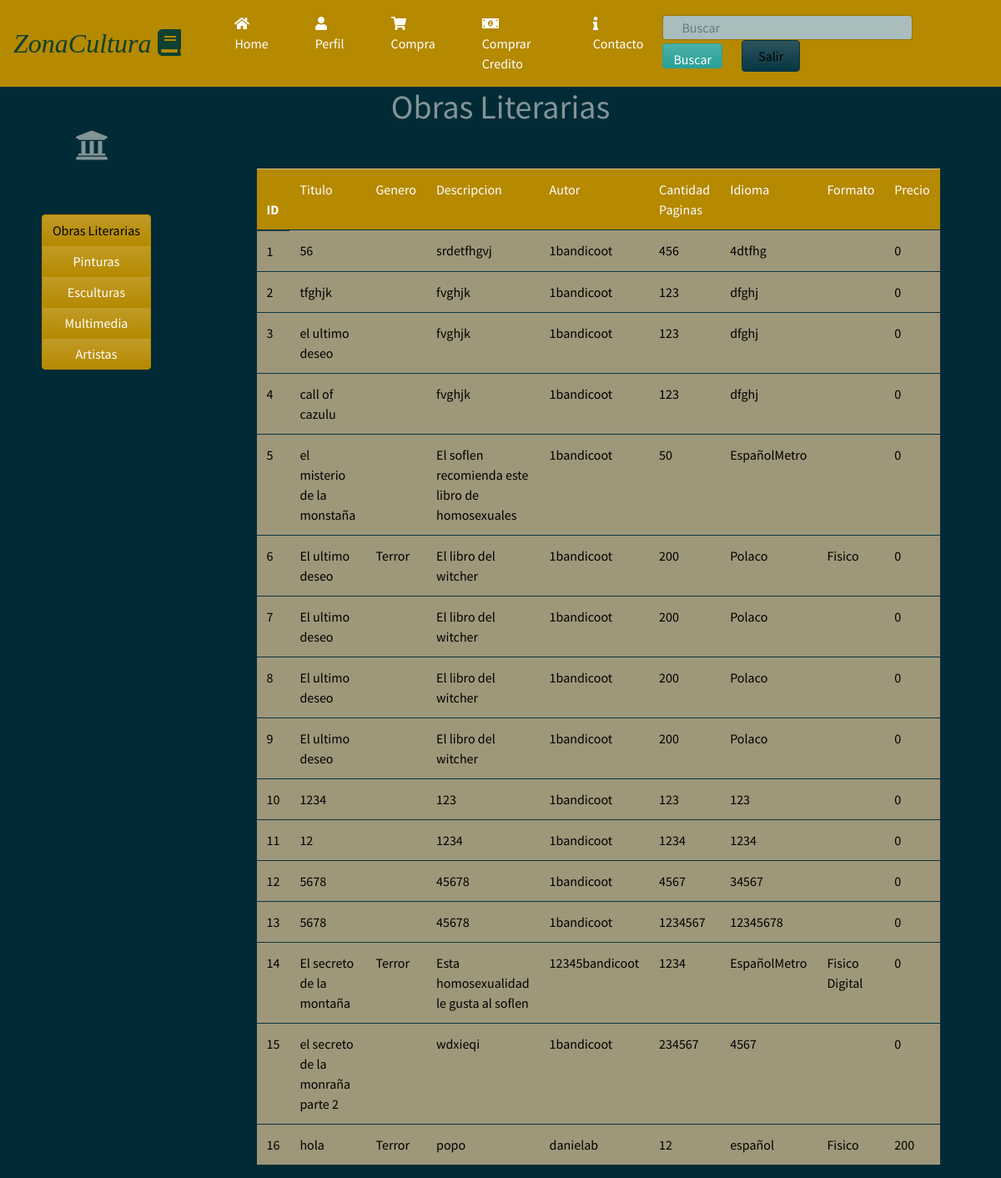
Page /CatalogoLibros (signed in) on the committed database.
### homePage/models.py (models this page shows, shortened)
class infoLibro(models.Model):
	user=models.ForeignKey(User,on_delete=models.SET_NULL, null=True)
	genero= models.ManyToManyField(GeneroLiterario)
	formato=models.ManyToManyField(FormatoLiterario)
	Titulo= models.CharField(max_length=50)
	Descripcion=models.TextField(max_length=2000)
	ISBN= models.IntegerField()
	PrecioLibro= models.IntegerField(default=0)
	CantidadPaginas=models.IntegerField()
	Idioma=models.CharField(max_length=15)
	imagen=models.ImageField(upload_to='images/books/covers/',default='images/books/covers/default.jpg', null=True,blank=True )

class GeneroLiterario(models.Model):
	nombre=models.CharField(max_length=50)

class FormatoLiterario(models.Model):
	nombre=models.CharField(max_length=50)

### homePage/views.py (the view)
# urls.py: url(r'^CatalogoLibros$',views.libros_view, name='catalogo libros'),
@login_required(login_url='/')
def libros_view(request):
	libros=infoLibro.objects.all()
	contexto={'libros':libros}
	return render(request, 'catalogolibros.html',contexto)

### homePage/templates/catalogolibros.html (shortened to what this page needs)
{% load staticfiles %}
<!DOCTYPE html>
<html>
<head>
  <link rel="stylesheet" type="text/css" href="{% static 'css/bootstrap1.min.css' %}">
  <link rel="stylesheet" href="https://use.fontawesome.com/releases/v5.0.8/css/solid.css">
    <link rel="stylesheet" href="static/css/paginahome.css">
</head>
<body>
  <nav class="navbar navbar-expand-lg navbar-dark bg-primary">
      <a class="navbar-brand"><em><font size="6" color="#0F4030" face="Trebuchet MS">ZonaCultura  <i class="fas fa-book"></i></font></em></a>
    <div class="collapse navbar-collapse" id="navbarColor01">
      <ul class="navbar-nav mr-auto">
          <li class="nav-item active">
            <a class="nav-link" href="/HomePage"><i class="fas fa-home"></i> Home<span class="sr-only">(current)</span></a>
          </li>
          <li class="nav-item active">
            <a class="nav-link" href="Perfil"><i class="fas fa-user"></i> Perfil</a>
          </li>
          <li class="nav-item active">
            <a class="nav-link" href="CarritoVista"><i class="fas fa-shopping-cart"></i> Compra</a>
          </li>
          <li class="nav-item active">
            <a class="nav-link" href="CompraCredito"><i class="fas fa-money-bill-alt"></i> Comprar Credito</a>
          </li>
          <li class="nav-item active">
            <a class="nav-link" href=""><i class="fas fa-info"></i>  Contacto</a>
          </li>
      </ul>
      <form class="form-inline my-2 my-lg-2">
        <div class="col-12">
            <input class="form-control mr-sm-0" type="text" placeholder="Buscar" id="input-search">
            <button class="btn btn-success" type="submit" id="Buscar">Buscar</button>
            <button class="btn btn-dark my-5 my-sm-0" type="submit" id="Salir"><a href="">Salir</a></button>
          </div>
      </form>
    </div>
  </nav>
<div>
    <div class="row">
      <div class="col col-3">
        <h1><i class="fas fa-university" id="lll"></i></h1>
          <div class="btn-group-vertical" data-toggle="buttons">
            <button type="button" class="btn btn-primary"><a href="CatalogoLibros">Obras Literarias</a></button>
            <button type="button" class="btn btn-primary">Pinturas</button>
            <button type="button" class="btn btn-primary">Esculturas</button>
            <button type="button" class="btn btn-primary">Multimedia</button>
            <button type="button" class="btn btn-primary">Artistas</button>
          </div>
      </div>
      <div class="col col-6">
        <div class="container-lit conteiner">
          <h1 align="center">Obras Literarias</h1>
          <form class="site-form" method="post">
            <table class="table table-hover">
              <thead>
                <tr class="table-primary">
                  <th scope="row">ID</th>
                  <td>Titulo</td>
                  <td>Genero</td>
                  <td>Descripcion</td>
                  <td>Autor</td>
                  <td>Cantidad Paginas</td>
                  <td>Idioma</td>
                  <td>Formato</td>
                  <td>Precio</td>
                </tr>
              </thead>
              <tbody>
                {% if libros %}
                {% for libro in libros %}
                <tr>
                  <td><a href="Producto/ContenidoLiterario/{{libro.pk}}">{{libro.pk}}</td>
                  <td>{{libro.Titulo}}</a></td>
                  <td>
                  {% for genero in libro.genero.all %}
                  {{genero.nombre}}
                  {% endfor %}
                  </td>
                  <td>{{libro.Descripcion}}</td>
                  <td>{{libro.user.username}}</td>
                  <td>{{libro.CantidadPaginas}}</td>
                  <td>{{libro.Idioma}}</td>
                  <td>
                  {% for formato in libro.formato.all %}
                  {{formato.nombre}}
                  {% endfor %}
                  </td>
                  <td>{{libro.PrecioLibro}}</td>
                </tr>
                {% endfor %}
                {% else %}
                <h1>No hay registros de libros</h1>
                {% endif %}
              </tbody>
            </table>
          </form>
        </div>
      </div>
      <div class="col col-3"></div>
    </div>
  </div>

### homePage/static/css/paginahome.css (style rules this page uses)
#input-search { width: 300px; height: 30px; text-indent: 10px; }
#Salir { width: 70px; margin-left: 20px; margin-right: 0 auto; background-color: #F59251; }
#Buscar { height: 30px; }
.table { margin-top: 50px; border-color: #000; background-color: #9F977A; color: black; }
.btn-group-vertical { margin-top: 0px; padding-top: 50px; margin-left: 50px; }
#lll { margin-top: 50px; margin-left: 90px; margin-bottom: 0px; }
.nav-link { margin-left: 40px; }
.btn a { color: black; }
td a { color: black; }

### rows in the picture
infoLibro: pk "1", Titulo "56", Descripcion "srdetfhgvj", user.username "1bandicoot", CantidadPaginas "456", Idioma "4dtfhg", PrecioLibro "0"
infoLibro: pk "2", Titulo "tfghjk", Descripcion "fvghjk", user.username "1bandicoot", CantidadPaginas "123", Idioma "dfghj", PrecioLibro "0"
infoLibro: pk "3", Titulo "el ultimo deseo", Descripcion "fvghjk", user.username "1bandicoot", CantidadPaginas "123", Idioma "dfghj", PrecioLibro "0"
infoLibro: pk "4", Titulo "call of cazulu", Descripcion "fvghjk", user.username "1bandicoot", CantidadPaginas "123", Idioma "dfghj", PrecioLibro "0"
infoLibro: pk "5", Titulo "el misterio de la monstaña", Descripcion "El soflen recomienda este libro de homosexuales", user.username "1bandicoot", CantidadPaginas "50", Idioma "EspañolMetro", PrecioLibro "0"
infoLibro: pk "6", Titulo "El ultimo deseo", Descripcion "El libro del witcher", user.username "1bandicoot", CantidadPaginas "200", Idioma "Polaco", PrecioLibro "0"
GeneroLiterario: nombre "Terror"
FormatoLiterario: nombre "Fisico"
infoLibro: pk "7", Titulo "El ultimo deseo", Descripcion "El libro del witcher", user.username "1bandicoot", CantidadPaginas "200", Idioma "Polaco", PrecioLibro "0"
infoLibro: pk "8", Titulo "El ultimo deseo", Descripcion "El libro del witcher", user.username "1bandicoot", CantidadPaginas "200", Idioma "Polaco", PrecioLibro "0"
infoLibro: pk "9", Titulo "El ultimo deseo", Descripcion "El libro del witcher", user.username "1bandicoot", CantidadPaginas "200", Idioma "Polaco", PrecioLibro "0"
infoLibro: pk "10", Titulo "1234", Descripcion "123", user.username "1bandicoot", CantidadPaginas "123", Idioma "123", PrecioLibro "0"
infoLibro: pk "11", Titulo "12", Descripcion "1234", user.username "1bandicoot", CantidadPaginas "1234", Idioma "1234", PrecioLibro "0"
infoLibro: pk "12", Titulo "5678", Descripcion "45678", user.username "1bandicoot", CantidadPaginas "4567", Idioma "34567", PrecioLibro "0"
infoLibro: pk "13", Titulo "5678", Descripcion "45678", user.username "1bandicoot", CantidadPaginas "1234567", Idioma "12345678", PrecioLibro "0"
infoLibro: pk "14", Titulo "El secreto de la montaña", Descripcion "Esta homosexualidad le gusta al soflen", user.username "12345bandicoot", CantidadPaginas "1234", Idioma "EspañolMetro", PrecioLibro "0"
FormatoLiterario: nombre "Digital"
infoLibro: pk "15", Titulo "el secreto de la monraña parte 2", Descripcion "wdxieqi", user.username "1bandicoot", CantidadPaginas "234567", Idioma "4567", PrecioLibro "0"
infoLibro: pk "16", Titulo "hola", Descripcion "popo", user.username "danielab", CantidadPaginas "12", Idioma "español", PrecioLibro "200"
